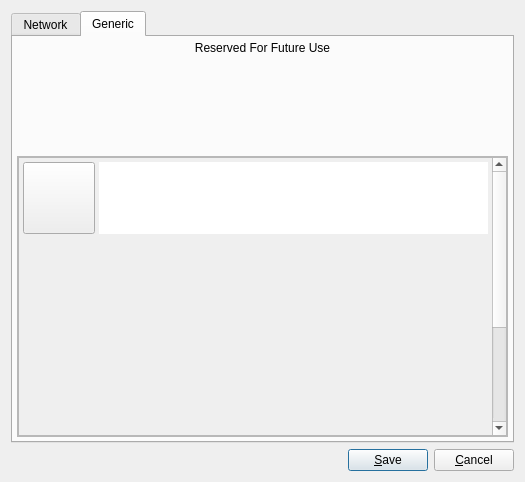
<?xml version="1.0" encoding="UTF-8"?>
<ui version="4.0">
 <class>configDialog</class>
 <widget class="QDialog" name="configDialog">
  <property name="windowModality">
   <enum>Qt::ApplicationModal</enum>
  </property>
  <property name="geometry">
   <rect>
    <x>0</x>
    <y>0</y>
    <width>525</width>
    <height>482</height>
   </rect>
  </property>
  <property name="windowTitle">
   <string>Configure Qt Twitter</string>
  </property>
  <property name="windowIcon">
   <iconset resource="../images/images.qrc">
    <normaloff>:/twitter/configure.svg</normaloff>:/twitter/configure.svg</iconset>
  </property>
  <layout class="QGridLayout" name="gridLayout_2">
   <item row="0" column="0">
    <widget class="QTabWidget" name="tabWidget">
     <property name="tabPosition">
      <enum>QTabWidget::North</enum>
     </property>
     <property name="currentIndex">
      <number>1</number>
     </property>
     <property name="elideMode">
      <enum>Qt::ElideRight</enum>
     </property>
     <widget class="QWidget" name="tabNetworkSettings">
      <attribute name="title">
       <string>Network</string>
      </attribute>
      <layout class="QGridLayout" name="gridLayout">
       <item row="0" column="0">
        <widget class="QLabel" name="labelProxyType">
         <property name="text">
          <string>Proxy &amp;Type:</string>
         </property>
         <property name="alignment">
          <set>Qt::AlignRight|Qt::AlignTrailing|Qt::AlignVCenter</set>
         </property>
         <property name="buddy">
          <cstring>proxyTypeComboBox</cstring>
         </property>
        </widget>
       </item>
       <item row="0" column="1">
        <widget class="QComboBox" name="proxyTypeComboBox">
         <property name="toolTip">
          <string>&lt;!DOCTYPE HTML PUBLIC &quot;-//W3C//DTD HTML 4.0//EN&quot; &quot;http://www.w3.org/TR/REC-html40/strict.dtd&quot;&gt;
&lt;html&gt;&lt;head&gt;&lt;meta name=&quot;qrichtext&quot; content=&quot;1&quot; /&gt;&lt;style type=&quot;text/css&quot;&gt;
p, li { white-space: pre-wrap; }
&lt;/style&gt;&lt;/head&gt;&lt;body style=&quot; font-family:'Sans Serif'; font-size:10pt; font-weight:400; font-style:normal;&quot;&gt;
&lt;table border=&quot;1&quot; style=&quot; margin-top:0px; margin-bottom:0px; margin-left:0px; margin-right:0px;&quot; width=&quot;100%&quot; cellspacing=&quot;1&quot; cellpadding=&quot;2&quot;&gt;
&lt;tr&gt;
&lt;td width=&quot;25%&quot;&gt;
&lt;p align=&quot;center&quot; style=&quot; margin-top:0px; margin-bottom:0px; margin-left:0px; margin-right:0px; -qt-block-indent:0; text-indent:0px; font-weight:600; color:#000000;&quot;&gt;Constant&lt;/p&gt;&lt;/td&gt;
&lt;td width=&quot;15%&quot;&gt;
&lt;p align=&quot;center&quot; style=&quot; margin-top:0px; margin-bottom:0px; margin-left:0px; margin-right:0px; -qt-block-indent:0; text-indent:0px; font-weight:600; color:#000000;&quot;&gt;Value&lt;/p&gt;&lt;/td&gt;
&lt;td width=&quot;60%&quot;&gt;
&lt;p align=&quot;center&quot; style=&quot; margin-top:0px; margin-bottom:0px; margin-left:0px; margin-right:0px; -qt-block-indent:0; text-indent:0px; font-weight:600; color:#000000;&quot;&gt;Description&lt;/p&gt;&lt;/td&gt;&lt;/tr&gt;
&lt;tr&gt;
&lt;td style=&quot; vertical-align:top;&quot;&gt;
&lt;p style=&quot; margin-top:0px; margin-bottom:0px; margin-left:0px; margin-right:0px; -qt-block-indent:0; text-indent:0px; color:#000000;&quot;&gt;&lt;span style=&quot; font-family:'Courier New,courier';&quot;&gt;QNetworkProxy::NoProxy&lt;/span&gt;&lt;/p&gt;&lt;/td&gt;
&lt;td style=&quot; vertical-align:top;&quot;&gt;
&lt;p align=&quot;center&quot; style=&quot; margin-top:0px; margin-bottom:0px; margin-left:0px; margin-right:0px; -qt-block-indent:0; text-indent:0px; color:#000000;&quot;&gt;&lt;span style=&quot; font-family:'Courier New,courier';&quot;&gt;2&lt;/span&gt;&lt;/p&gt;&lt;/td&gt;
&lt;td style=&quot; vertical-align:top;&quot;&gt;
&lt;p style=&quot; margin-top:0px; margin-bottom:0px; margin-left:0px; margin-right:0px; -qt-block-indent:0; text-indent:0px; color:#000000;&quot;&gt;No proxying is used&lt;/p&gt;&lt;/td&gt;&lt;/tr&gt;
&lt;tr&gt;
&lt;td style=&quot; vertical-align:top;&quot;&gt;
&lt;p style=&quot; margin-top:0px; margin-bottom:0px; margin-left:0px; margin-right:0px; -qt-block-indent:0; text-indent:0px; color:#000000;&quot;&gt;&lt;span style=&quot; font-family:'Courier New,courier';&quot;&gt;QNetworkProxy::DefaultProxy&lt;/span&gt;&lt;/p&gt;&lt;/td&gt;
&lt;td style=&quot; vertical-align:top;&quot;&gt;
&lt;p align=&quot;center&quot; style=&quot; margin-top:0px; margin-bottom:0px; margin-left:0px; margin-right:0px; -qt-block-indent:0; text-indent:0px; color:#000000;&quot;&gt;&lt;span style=&quot; font-family:'Courier New,courier';&quot;&gt;0&lt;/span&gt;&lt;/p&gt;&lt;/td&gt;
&lt;td style=&quot; vertical-align:top;&quot;&gt;
&lt;p style=&quot; margin-top:0px; margin-bottom:0px; margin-left:0px; margin-right:0px; -qt-block-indent:0; text-indent:0px; color:#000000;&quot;&gt;Proxy is determined based on the application proxy set using &lt;a href=&quot;qnetworkproxy.html#setApplicationProxy&quot;&gt;&lt;span style=&quot; text-decoration: underline; color:#004faf;&quot;&gt;setApplicationProxy&lt;/span&gt;&lt;/a&gt;()&lt;/p&gt;&lt;/td&gt;&lt;/tr&gt;
&lt;tr&gt;
&lt;td style=&quot; vertical-align:top;&quot;&gt;
&lt;p style=&quot; margin-top:0px; margin-bottom:0px; margin-left:0px; margin-right:0px; -qt-block-indent:0; text-indent:0px; color:#000000;&quot;&gt;&lt;span style=&quot; font-family:'Courier New,courier';&quot;&gt;QNetworkProxy::Socks5Proxy&lt;/span&gt;&lt;/p&gt;&lt;/td&gt;
&lt;td style=&quot; vertical-align:top;&quot;&gt;
&lt;p align=&quot;center&quot; style=&quot; margin-top:0px; margin-bottom:0px; margin-left:0px; margin-right:0px; -qt-block-indent:0; text-indent:0px; color:#000000;&quot;&gt;&lt;span style=&quot; font-family:'Courier New,courier';&quot;&gt;1&lt;/span&gt;&lt;/p&gt;&lt;/td&gt;
&lt;td style=&quot; vertical-align:top;&quot;&gt;
&lt;p style=&quot; margin-top:0px; margin-bottom:0px; margin-left:0px; margin-right:0px; -qt-block-indent:0; text-indent:0px; color:#000000;&quot;&gt;&lt;a href=&quot;qnetworkproxy.html#socks5&quot;&gt;&lt;span style=&quot; text-decoration: underline; color:#004faf;&quot;&gt;Socks5&lt;/span&gt;&lt;/a&gt; proxying is used&lt;/p&gt;&lt;/td&gt;&lt;/tr&gt;
&lt;tr&gt;
&lt;td style=&quot; vertical-align:top;&quot;&gt;
&lt;p style=&quot; margin-top:0px; margin-bottom:0px; margin-left:0px; margin-right:0px; -qt-block-indent:0; text-indent:0px; color:#000000;&quot;&gt;&lt;span style=&quot; font-family:'Courier New,courier';&quot;&gt;QNetworkProxy::HttpProxy&lt;/span&gt;&lt;/p&gt;&lt;/td&gt;
&lt;td style=&quot; vertical-align:top;&quot;&gt;
&lt;p align=&quot;center&quot; style=&quot; margin-top:0px; margin-bottom:0px; margin-left:0px; margin-right:0px; -qt-block-indent:0; text-indent:0px; color:#000000;&quot;&gt;&lt;span style=&quot; font-family:'Courier New,courier';&quot;&gt;3&lt;/span&gt;&lt;/p&gt;&lt;/td&gt;
&lt;td style=&quot; vertical-align:top;&quot;&gt;
&lt;p style=&quot; margin-top:0px; margin-bottom:0px; margin-left:0px; margin-right:0px; -qt-block-indent:0; text-indent:0px; color:#000000;&quot;&gt;HTTP transparent proxying is used&lt;/p&gt;&lt;/td&gt;&lt;/tr&gt;
&lt;tr&gt;
&lt;td style=&quot; vertical-align:top;&quot;&gt;
&lt;p style=&quot; margin-top:0px; margin-bottom:0px; margin-left:0px; margin-right:0px; -qt-block-indent:0; text-indent:0px; color:#000000;&quot;&gt;&lt;span style=&quot; font-family:'Courier New,courier';&quot;&gt;QNetworkProxy::HttpCachingProxy&lt;/span&gt;&lt;/p&gt;&lt;/td&gt;
&lt;td style=&quot; vertical-align:top;&quot;&gt;
&lt;p align=&quot;center&quot; style=&quot; margin-top:0px; margin-bottom:0px; margin-left:0px; margin-right:0px; -qt-block-indent:0; text-indent:0px; color:#000000;&quot;&gt;&lt;span style=&quot; font-family:'Courier New,courier';&quot;&gt;4&lt;/span&gt;&lt;/p&gt;&lt;/td&gt;
&lt;td style=&quot; vertical-align:top;&quot;&gt;
&lt;p style=&quot; margin-top:0px; margin-bottom:0px; margin-left:0px; margin-right:0px; -qt-block-indent:0; text-indent:0px; color:#000000;&quot;&gt;Proxying for HTTP requests only&lt;/p&gt;&lt;/td&gt;&lt;/tr&gt;
&lt;tr&gt;
&lt;td style=&quot; vertical-align:top;&quot;&gt;
&lt;p style=&quot; margin-top:0px; margin-bottom:0px; margin-left:0px; margin-right:0px; -qt-block-indent:0; text-indent:0px; color:#000000;&quot;&gt;&lt;span style=&quot; font-family:'Courier New,courier';&quot;&gt;QNetworkProxy::FtpCachingProxy&lt;/span&gt;&lt;/p&gt;&lt;/td&gt;
&lt;td style=&quot; vertical-align:top;&quot;&gt;
&lt;p align=&quot;center&quot; style=&quot; margin-top:0px; margin-bottom:0px; margin-left:0px; margin-right:0px; -qt-block-indent:0; text-indent:0px; color:#000000;&quot;&gt;&lt;span style=&quot; font-family:'Courier New,courier';&quot;&gt;5&lt;/span&gt;&lt;/p&gt;&lt;/td&gt;
&lt;td style=&quot; vertical-align:top;&quot;&gt;
&lt;p style=&quot; margin-top:0px; margin-bottom:0px; margin-left:0px; margin-right:0px; -qt-block-indent:0; text-indent:0px; color:#000000;&quot;&gt;Proxying for FTP requests only&lt;/p&gt;&lt;/td&gt;&lt;/tr&gt;&lt;/table&gt;&lt;/body&gt;&lt;/html&gt;</string>
         </property>
         <item>
          <property name="text">
           <string>QNetworkProxy::NoProxy</string>
          </property>
         </item>
         <item>
          <property name="text">
           <string>QNetworkProxy::DefaultProxy</string>
          </property>
         </item>
         <item>
          <property name="text">
           <string>QNetworkProxy::Socks5Proxy</string>
          </property>
         </item>
         <item>
          <property name="text">
           <string>QNetworkProxy::HttpProxy</string>
          </property>
         </item>
         <item>
          <property name="text">
           <string>QNetworkProxy::HttpCachingProxy</string>
          </property>
         </item>
         <item>
          <property name="text">
           <string>QNetworkProxy::FtpCachingProxy</string>
          </property>
         </item>
        </widget>
       </item>
       <item row="1" column="0">
        <widget class="QLabel" name="labelProxyUrl">
         <property name="text">
          <string>Proxy &amp;URL:</string>
         </property>
         <property name="alignment">
          <set>Qt::AlignRight|Qt::AlignTrailing|Qt::AlignVCenter</set>
         </property>
         <property name="buddy">
          <cstring>url</cstring>
         </property>
        </widget>
       </item>
       <item row="1" column="1">
        <widget class="LineEdit" name="url"/>
       </item>
       <item row="2" column="0">
        <widget class="QLabel" name="labelProxyPort">
         <property name="text">
          <string>Proxy &amp;Port:</string>
         </property>
         <property name="alignment">
          <set>Qt::AlignRight|Qt::AlignTrailing|Qt::AlignVCenter</set>
         </property>
         <property name="buddy">
          <cstring>proxyPort</cstring>
         </property>
        </widget>
       </item>
       <item row="2" column="1">
        <widget class="LineEdit" name="proxyPort"/>
       </item>
       <item row="3" column="0">
        <widget class="QLabel" name="labelUserName">
         <property name="text">
          <string>User &amp;Name:</string>
         </property>
         <property name="alignment">
          <set>Qt::AlignRight|Qt::AlignTrailing|Qt::AlignVCenter</set>
         </property>
         <property name="buddy">
          <cstring>username</cstring>
         </property>
        </widget>
       </item>
       <item row="3" column="1">
        <widget class="LineEdit" name="username"/>
       </item>
       <item row="4" column="0">
        <widget class="QLabel" name="labelPassword">
         <property name="text">
          <string>Pass&amp;word:</string>
         </property>
         <property name="alignment">
          <set>Qt::AlignRight|Qt::AlignTrailing|Qt::AlignVCenter</set>
         </property>
         <property name="buddy">
          <cstring>password</cstring>
         </property>
        </widget>
       </item>
       <item row="4" column="1">
        <widget class="LineEdit" name="password"/>
       </item>
       <item row="5" column="0">
        <spacer name="verticalSpacer">
         <property name="orientation">
          <enum>Qt::Vertical</enum>
         </property>
         <property name="sizeHint" stdset="0">
          <size>
           <width>20</width>
           <height>40</height>
          </size>
         </property>
        </spacer>
       </item>
       <item row="5" column="1">
        <spacer name="verticalSpacer_3">
         <property name="orientation">
          <enum>Qt::Vertical</enum>
         </property>
         <property name="sizeHint" stdset="0">
          <size>
           <width>20</width>
           <height>40</height>
          </size>
         </property>
        </spacer>
       </item>
      </layout>
     </widget>
     <widget class="QWidget" name="tabGenericSettings">
      <attribute name="title">
       <string>Generic</string>
      </attribute>
      <layout class="QVBoxLayout" name="verticalLayout">
       <property name="spacing">
        <number>6</number>
       </property>
       <property name="margin">
        <number>4</number>
       </property>
       <item>
        <widget class="QLabel" name="label">
         <property name="text">
          <string>Reserved For Future Use</string>
         </property>
         <property name="alignment">
          <set>Qt::AlignCenter</set>
         </property>
        </widget>
       </item>
       <item>
        <spacer name="verticalSpacer_2">
         <property name="orientation">
          <enum>Qt::Vertical</enum>
         </property>
         <property name="sizeHint" stdset="0">
          <size>
           <width>461</width>
           <height>150</height>
          </size>
         </property>
        </spacer>
       </item>
       <item>
        <widget class="QScrollArea" name="scrollArea">
         <property name="widgetResizable">
          <bool>true</bool>
         </property>
         <widget class="QWidget" name="scrollAreaWidgetContents">
          <property name="geometry">
           <rect>
            <x>0</x>
            <y>0</y>
            <width>491</width>
            <height>276</height>
           </rect>
          </property>
          <layout class="QVBoxLayout" name="verticalLayout_3">
           <property name="spacing">
            <number>0</number>
           </property>
           <property name="margin">
            <number>0</number>
           </property>
           <item>
            <widget class="QScrollArea" name="scrollArea_2">
             <property name="verticalScrollBarPolicy">
              <enum>Qt::ScrollBarAlwaysOn</enum>
             </property>
             <property name="widgetResizable">
              <bool>true</bool>
             </property>
             <widget class="QWidget" name="scrollAreaWidgetContents_2">
              <property name="geometry">
               <rect>
                <x>0</x>
                <y>0</y>
                <width>472</width>
                <height>444</height>
               </rect>
              </property>
              <layout class="QVBoxLayout" name="verticalLayout_4" stretch="0,3,3,3,3,3,3,3">
               <property name="spacing">
                <number>3</number>
               </property>
               <property name="margin">
                <number>2</number>
               </property>
               <item>
                <widget class="QWidget" name="widget_2" native="true">
                 <property name="sizePolicy">
                  <sizepolicy hsizetype="Expanding" vsizetype="Expanding">
                   <horstretch>1</horstretch>
                   <verstretch>1</verstretch>
                  </sizepolicy>
                 </property>
                 <property name="minimumSize">
                  <size>
                   <width>325</width>
                   <height>76</height>
                  </size>
                 </property>
                 <property name="maximumSize">
                  <size>
                   <width>1280</width>
                   <height>1024</height>
                  </size>
                 </property>
                 <property name="sizeIncrement">
                  <size>
                   <width>0</width>
                   <height>0</height>
                  </size>
                 </property>
                 <property name="baseSize">
                  <size>
                   <width>0</width>
                   <height>0</height>
                  </size>
                 </property>
                 <property name="styleSheet">
                  <string>background-image: url(:/globalStyle/work_area.png);
font: 10pt &quot;Lucida Grande&quot;;</string>
                 </property>
                 <layout class="QHBoxLayout" name="horizontalLayout_2" stretch="0,0">
                  <property name="spacing">
                   <number>4</number>
                  </property>
                  <property name="sizeConstraint">
                   <enum>QLayout::SetMinimumSize</enum>
                  </property>
                  <property name="margin">
                   <number>2</number>
                  </property>
                  <item>
                   <widget class="QPushButton" name="pushButton">
                    <property name="sizePolicy">
                     <sizepolicy hsizetype="Fixed" vsizetype="Fixed">
                      <horstretch>0</horstretch>
                      <verstretch>0</verstretch>
                     </sizepolicy>
                    </property>
                    <property name="minimumSize">
                     <size>
                      <width>72</width>
                      <height>72</height>
                     </size>
                    </property>
                    <property name="maximumSize">
                     <size>
                      <width>72</width>
                      <height>72</height>
                     </size>
                    </property>
                    <property name="cursor">
                     <cursorShape>PointingHandCursor</cursorShape>
                    </property>
                    <property name="autoFillBackground">
                     <bool>false</bool>
                    </property>
                    <property name="styleSheet">
                     <string>background-image: url(:/globalStyle/BG_LIGHT);</string>
                    </property>
                    <property name="text">
                     <string/>
                    </property>
                    <property name="icon">
                     <iconset resource="../images/images.qrc">
                      <normaloff>:/globalStyle/work_area.png</normaloff>:/globalStyle/work_area.png</iconset>
                    </property>
                    <property name="autoDefault">
                     <bool>false</bool>
                    </property>
                   </widget>
                  </item>
                  <item>
                   <widget class="QTextBrowser" name="textBrowser">
                    <property name="frameShape">
                     <enum>QFrame::NoFrame</enum>
                    </property>
                    <property name="lineWidth">
                     <number>0</number>
                    </property>
                   </widget>
                  </item>
                 </layout>
                </widget>
               </item>
               <item>
                <widget class="QWidget" name="widget_4" native="true">
                 <property name="sizePolicy">
                  <sizepolicy hsizetype="Minimum" vsizetype="Minimum">
                   <horstretch>0</horstretch>
                   <verstretch>0</verstretch>
                  </sizepolicy>
                 </property>
                 <property name="minimumSize">
                  <size>
                   <width>325</width>
                   <height>49</height>
                  </size>
                 </property>
                 <property name="styleSheet">
                  <string>background-image: url(:/globalStyle/work_area.png);
font: 10pt &quot;Lucida Grande&quot;;</string>
                 </property>
                </widget>
               </item>
               <item>
                <widget class="QWidget" name="widget_3" native="true">
                 <property name="sizePolicy">
                  <sizepolicy hsizetype="Minimum" vsizetype="Minimum">
                   <horstretch>0</horstretch>
                   <verstretch>0</verstretch>
                  </sizepolicy>
                 </property>
                 <property name="minimumSize">
                  <size>
                   <width>325</width>
                   <height>49</height>
                  </size>
                 </property>
                 <property name="styleSheet">
                  <string>background-image: url(:/globalStyle/work_area.png);
font: 10pt &quot;Lucida Grande&quot;;</string>
                 </property>
                </widget>
               </item>
               <item>
                <widget class="QWidget" name="widget_8" native="true">
                 <property name="sizePolicy">
                  <sizepolicy hsizetype="Minimum" vsizetype="Minimum">
                   <horstretch>0</horstretch>
                   <verstretch>0</verstretch>
                  </sizepolicy>
                 </property>
                 <property name="minimumSize">
                  <size>
                   <width>325</width>
                   <height>49</height>
                  </size>
                 </property>
                 <property name="styleSheet">
                  <string>background-image: url(:/globalStyle/work_area.png);
font: 10pt &quot;Lucida Grande&quot;;</string>
                 </property>
                </widget>
               </item>
               <item>
                <widget class="QWidget" name="widget_7" native="true">
                 <property name="sizePolicy">
                  <sizepolicy hsizetype="Minimum" vsizetype="Minimum">
                   <horstretch>0</horstretch>
                   <verstretch>0</verstretch>
                  </sizepolicy>
                 </property>
                 <property name="minimumSize">
                  <size>
                   <width>325</width>
                   <height>49</height>
                  </size>
                 </property>
                 <property name="styleSheet">
                  <string>background-image: url(:/globalStyle/work_area.png);
font: 10pt &quot;Lucida Grande&quot;;</string>
                 </property>
                </widget>
               </item>
               <item>
                <widget class="QWidget" name="widget_6" native="true">
                 <property name="sizePolicy">
                  <sizepolicy hsizetype="Minimum" vsizetype="Minimum">
                   <horstretch>0</horstretch>
                   <verstretch>0</verstretch>
                  </sizepolicy>
                 </property>
                 <property name="minimumSize">
                  <size>
                   <width>325</width>
                   <height>49</height>
                  </size>
                 </property>
                 <property name="styleSheet">
                  <string>background-image: url(:/globalStyle/work_area.png);
font: 10pt &quot;Lucida Grande&quot;;</string>
                 </property>
                </widget>
               </item>
               <item>
                <widget class="QWidget" name="widget_5" native="true">
                 <property name="sizePolicy">
                  <sizepolicy hsizetype="Minimum" vsizetype="Minimum">
                   <horstretch>0</horstretch>
                   <verstretch>0</verstretch>
                  </sizepolicy>
                 </property>
                 <property name="minimumSize">
                  <size>
                   <width>325</width>
                   <height>49</height>
                  </size>
                 </property>
                 <property name="styleSheet">
                  <string>background-image: url(:/globalStyle/work_area.png);
font: 10pt &quot;Lucida Grande&quot;;</string>
                 </property>
                </widget>
               </item>
               <item>
                <widget class="QWidget" name="widget" native="true">
                 <property name="sizePolicy">
                  <sizepolicy hsizetype="Minimum" vsizetype="Minimum">
                   <horstretch>0</horstretch>
                   <verstretch>0</verstretch>
                  </sizepolicy>
                 </property>
                 <property name="minimumSize">
                  <size>
                   <width>325</width>
                   <height>49</height>
                  </size>
                 </property>
                 <property name="styleSheet">
                  <string>background-image: url(:/globalStyle/work_area.png);
font: 10pt &quot;Lucida Grande&quot;;</string>
                 </property>
                </widget>
               </item>
              </layout>
             </widget>
            </widget>
           </item>
          </layout>
         </widget>
        </widget>
       </item>
      </layout>
     </widget>
    </widget>
   </item>
   <item row="1" column="0">
    <layout class="QHBoxLayout" name="horizontalLayout">
     <item>
      <spacer name="horizontalSpacer">
       <property name="orientation">
        <enum>Qt::Horizontal</enum>
       </property>
       <property name="sizeHint" stdset="0">
        <size>
         <width>40</width>
         <height>20</height>
        </size>
       </property>
      </spacer>
     </item>
     <item>
      <widget class="QPushButton" name="saveButton">
       <property name="text">
        <string>&amp;Save</string>
       </property>
      </widget>
     </item>
     <item>
      <widget class="QPushButton" name="cancelButton">
       <property name="text">
        <string>&amp;Cancel</string>
       </property>
      </widget>
     </item>
    </layout>
   </item>
  </layout>
 </widget>
 <customwidgets>
  <customwidget>
   <class>LineEdit</class>
   <extends>QLineEdit</extends>
   <header location="global">lineedit.h</header>
  </customwidget>
 </customwidgets>
 <tabstops>
  <tabstop>tabWidget</tabstop>
  <tabstop>url</tabstop>
  <tabstop>proxyPort</tabstop>
  <tabstop>username</tabstop>
  <tabstop>password</tabstop>
 </tabstops>
 <resources>
  <include location="../images/images.qrc"/>
 </resources>
 <connections>
  <connection>
   <sender>saveButton</sender>
   <signal>clicked()</signal>
   <receiver>configDialog</receiver>
   <slot>accept()</slot>
   <hints>
    <hint type="sourcelabel">
     <x>374</x>
     <y>312</y>
    </hint>
    <hint type="destinationlabel">
     <x>268</x>
     <y>300</y>
    </hint>
   </hints>
  </connection>
  <connection>
   <sender>cancelButton</sender>
   <signal>clicked()</signal>
   <receiver>configDialog</receiver>
   <slot>reject()</slot>
   <hints>
    <hint type="sourcelabel">
     <x>485</x>
     <y>294</y>
    </hint>
    <hint type="destinationlabel">
     <x>183</x>
     <y>290</y>
    </hint>
   </hints>
  </connection>
 </connections>
</ui>
